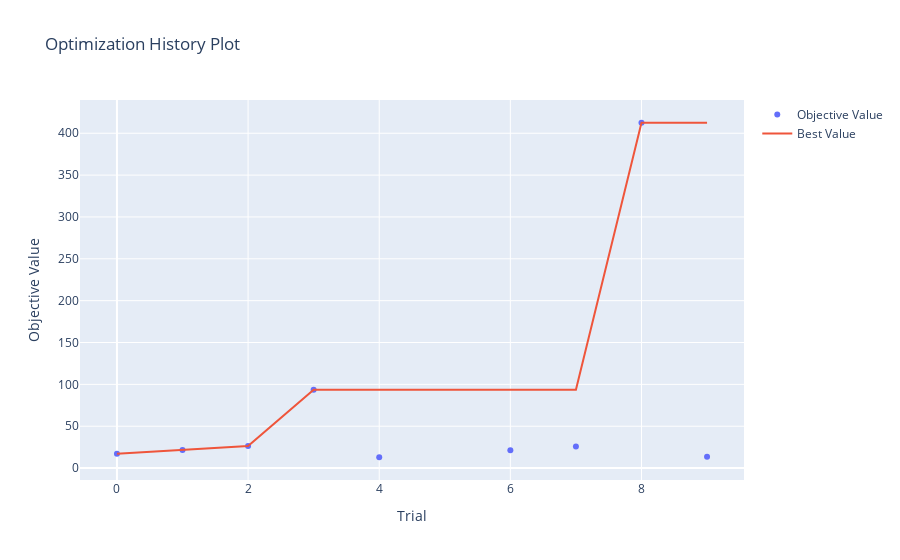
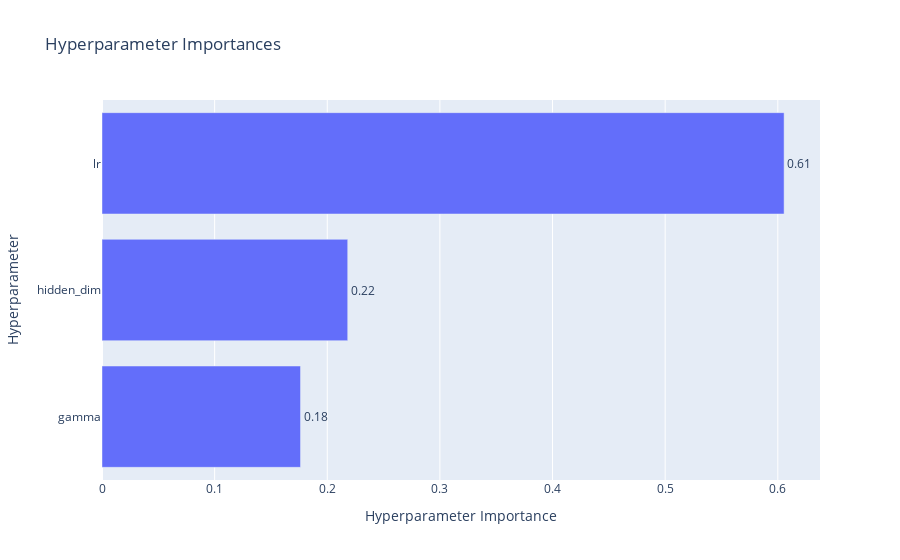

Notebook code cell kept with these figures, in order:
### Markdown cell above
### Part 7: Automated Hyperparameter Tuning (Optuna)

#### How does Optuna work?

**Optuna** is a hyperparameter optimization framework that automates the search for the best model
settings. It uses a "define-by-run" API that makes it highly flexible and Pythonic.

The core concepts we will use are:

1.  **Study**: A `study` object manages an entire optimization task. We define the goal (e.g.,
    `direction='maximize'`).
2.  **Trial**: A `trial` represents a single execution of our training process with a specific set
    of hyperparameters. Inside our objective function, we ask the `trial` object to `suggest` values
    for each hyperparameter (e.g., `trial.suggest_float('lr', ...)`).
3.  **Objective Function**: This is a function that Optuna will call repeatedly. It takes a `trial`
    object as input, runs our training, and returns a performance score (e.g., the average reward),
    which Optuna then tries to maximize or minimize.

Optuna uses intelligent sampling algorithms (like TPE) to choose which hyperparameter combinations
to try next, making it much more efficient than a simple grid search.

### Code cell
def objective(trial):
    lr = trial.suggest_float("lr", 1e-4, 1e-2, log=True)
    gamma = trial.suggest_float("gamma", 0.9, 0.999, log=True)
    hidden_dim = trial.suggest_categorical("hidden_dim", [64, 128, 256])

    env = gym.make(ENV_NAME)
    trainer = A2C_Trainer(STATE_DIM, ACTION_DIM, lr, gamma, hidden_dim)

    episode_rewards = []
    for episode in range(150):
        log_probs, values, rewards, total_reward = trainer.run_episode(env)
        trainer.train_step(log_probs, values, rewards)
        episode_rewards.append(total_reward)

        trial.report(np.mean(episode_rewards[-50:]), step=episode)
        if trial.should_prune():
            raise optuna.exceptions.TrialPruned()

    env.close()
    return np.mean(episode_rewards[-50:])


study = optuna.create_study(direction="maximize", pruner=optuna.pruners.MedianPruner())
study.optimize(objective, n_trials=10, timeout=120)

print(f"Best trial value: {study.best_trial.value}")
print(f"Best params: {study.best_params}")

if optuna.visualization.is_available():
    fig1 = optuna.visualization.plot_optimization_history(study)
    fig1.show()
    fig2 = optuna.visualization.plot_param_importances(study)
    fig2.show()

### Figure 1 — Plotly figure (JSON) as saved in the notebook; plotly's stock layout.template omitted (floating-point values rounded to 4 significant figures)
{"data": [{"mode": "markers", "name": "Objective Value", "type": "scatter", "x": [0, 1, 2, 3, 4, 6, 7, 8, 9], "y": [17.2, 21.66, 26.32, 93.46, 12.92, 21.3, 25.64, 412.6, 13.66]}, {"mode": "lines", "name": "Best Value", "type": "scatter", "x": [0, 1, 2, 3, 4, 5, 6, 7, 8, 9], "y": [17.2, 21.66, 26.32, 93.46, 93.46, 93.46, 93.46, 93.46, 412.6, 412.6]}, {"marker": {"color": "#cccccc"}, "mode": "markers", "name": "Infeasible Trial", "showlegend": false, "type": "scatter", "x": [], "y": []}], "layout": {"title": {"text": "Optimization History Plot"}, "xaxis": {"title": {"text": "Trial"}}, "yaxis": {"title": {"text": "Objective Value"}}}}

### Figure 2 — Plotly figure (JSON) as saved in the notebook; plotly's stock layout.template omitted (floating-point values rounded to 4 significant figures)
{"data": [{"cliponaxis": false, "hovertemplate": ["gamma (FloatDistribution): 0.17625187753089003<extra></extra>", "hidden_dim (CategoricalDistribution): 0.21815766575919252<extra></extra>", "lr (FloatDistribution): 0.6055904567099175<extra></extra>"], "name": "Objective Value", "orientation": "h", "text": ["0.18", "0.22", "0.61"], "textposition": "outside", "type": "bar", "x": [0.1763, 0.2182, 0.6056], "y": ["gamma", "hidden_dim", "lr"]}], "layout": {"title": {"text": "Hyperparameter Importances"}, "xaxis": {"title": {"text": "Hyperparameter Importance"}}, "yaxis": {"title": {"text": "Hyperparameter"}}}}
